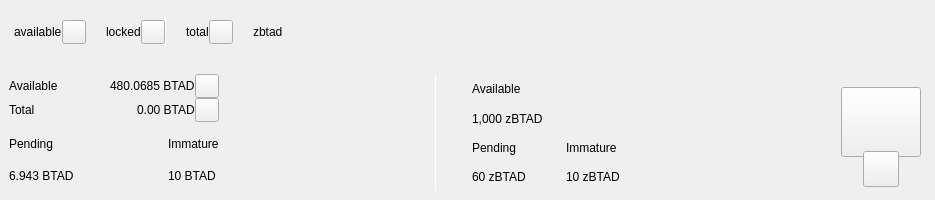
<?xml version="1.0" encoding="UTF-8"?>
<ui version="4.0">
 <class>TopBar</class>
 <widget class="QWidget" name="TopBar">
  <property name="geometry">
   <rect>
    <x>0</x>
    <y>0</y>
    <width>935</width>
    <height>200</height>
   </rect>
  </property>
  <property name="minimumSize">
   <size>
    <width>0</width>
    <height>200</height>
   </size>
  </property>
  <property name="maximumSize">
   <size>
    <width>16777215</width>
    <height>200</height>
   </size>
  </property>
  <property name="windowTitle">
   <string>Form</string>
  </property>
  <layout class="QVBoxLayout" name="verticalLayout_10" stretch="0">
   <property name="spacing">
    <number>0</number>
   </property>
   <property name="leftMargin">
    <number>0</number>
   </property>
   <property name="topMargin">
    <number>0</number>
   </property>
   <property name="rightMargin">
    <number>0</number>
   </property>
   <property name="bottomMargin">
    <number>0</number>
   </property>
   <item>
    <widget class="PFBorderImage" name="containerTop">
     <layout class="QVBoxLayout" name="verticalLayout_11">
      <property name="spacing">
       <number>0</number>
      </property>
      <property name="leftMargin">
       <number>0</number>
      </property>
      <property name="topMargin">
       <number>0</number>
      </property>
      <property name="rightMargin">
       <number>0</number>
      </property>
      <property name="bottomMargin">
       <number>0</number>
      </property>
      <item>
       <widget class="QWidget" name="top_container_2" native="true">
        <property name="minimumSize">
         <size>
          <width>0</width>
          <height>65</height>
         </size>
        </property>
        <layout class="QHBoxLayout" name="top_container">
         <property name="spacing">
          <number>0</number>
         </property>
         <property name="leftMargin">
          <number>14</number>
         </property>
         <property name="topMargin">
          <number>0</number>
         </property>
         <property name="rightMargin">
          <number>14</number>
         </property>
         <property name="bottomMargin">
          <number>0</number>
         </property>
         <item alignment="Qt::AlignVCenter">
          <widget class="QWidget" name="widgetTopAmount" native="true">
           <property name="sizePolicy">
            <sizepolicy hsizetype="Preferred" vsizetype="Maximum">
             <horstretch>0</horstretch>
             <verstretch>0</verstretch>
            </sizepolicy>
           </property>
           <layout class="QHBoxLayout" name="horizontalLayout_5">
            <property name="spacing">
             <number>0</number>
            </property>
            <property name="leftMargin">
             <number>0</number>
            </property>
            <property name="topMargin">
             <number>0</number>
            </property>
            <property name="rightMargin">
             <number>0</number>
            </property>
            <property name="bottomMargin">
             <number>0</number>
            </property>
            <item alignment="Qt::AlignTop">
             <widget class="QLabel" name="labelAmountTopPiv">
              <property name="minimumSize">
               <size>
                <width>0</width>
                <height>36</height>
               </size>
              </property>
              <property name="styleSheet">
               <string notr="true">padding:0px;margin:0px;</string>
              </property>
              <property name="text">
               <string>available</string>
              </property>
             </widget>
            </item>
            <item>
             <widget class="QPushButton" name="btnIconAvailable">
              <property name="minimumSize">
               <size>
                <width>24</width>
                <height>24</height>
               </size>
              </property>
              <property name="maximumSize">
               <size>
                <width>24</width>
                <height>24</height>
               </size>
              </property>
              <property name="focusPolicy">
               <enum>Qt::NoFocus</enum>
              </property>
              <property name="text">
               <string/>
              </property>
             </widget>
            </item>
            <item>
             <spacer name="horizontalSpacer_11">
              <property name="orientation">
               <enum>Qt::Horizontal</enum>
              </property>
              <property name="sizeType">
               <enum>QSizePolicy::Fixed</enum>
              </property>
              <property name="sizeHint" stdset="0">
               <size>
                <width>20</width>
                <height>20</height>
               </size>
              </property>
             </spacer>
            </item>
            <item>
             <widget class="QLabel" name="labelLockedCoins">
              <property name="text">
               <string>locked</string>
              </property>
             </widget>
            </item>
            <item>
             <widget class="QPushButton" name="btnIconLocked">
              <property name="minimumSize">
               <size>
                <width>24</width>
                <height>24</height>
               </size>
              </property>
              <property name="maximumSize">
               <size>
                <width>24</width>
                <height>24</height>
               </size>
              </property>
              <property name="focusPolicy">
               <enum>Qt::NoFocus</enum>
              </property>
              <property name="text">
               <string/>
              </property>
             </widget>
            </item>
            <item alignment="Qt::AlignVCenter">
             <widget class="QLabel" name="label_16">
              <property name="minimumSize">
               <size>
                <width>1</width>
                <height>30</height>
               </size>
              </property>
              <property name="maximumSize">
               <size>
                <width>1</width>
                <height>30</height>
               </size>
              </property>
              <property name="styleSheet">
               <string notr="true">background-color:white;
padding:0px;
border:none;</string>
              </property>
              <property name="text">
               <string/>
              </property>
             </widget>
            </item>
            <item>
             <spacer name="horizontalSpacer_12">
              <property name="orientation">
               <enum>Qt::Horizontal</enum>
              </property>
              <property name="sizeType">
               <enum>QSizePolicy::Fixed</enum>
              </property>
              <property name="sizeHint" stdset="0">
               <size>
                <width>20</width>
                <height>20</height>
               </size>
              </property>
             </spacer>
            </item>
            <item>
             <widget class="QLabel" name="labelTotalCoins">
              <property name="text">
               <string>total</string>
              </property>
             </widget>
            </item>
            <item>
             <widget class="QPushButton" name="btnIconTotal">
              <property name="minimumSize">
               <size>
                <width>24</width>
                <height>24</height>
               </size>
              </property>
              <property name="maximumSize">
               <size>
                <width>24</width>
                <height>24</height>
               </size>
              </property>
              <property name="focusPolicy">
               <enum>Qt::NoFocus</enum>
              </property>
              <property name="text">
               <string/>
              </property>
             </widget>
            </item>
            <item>
             <spacer name="horizontalSpacer_5">
              <property name="orientation">
               <enum>Qt::Horizontal</enum>
              </property>
              <property name="sizeHint" stdset="0">
               <size>
                <width>20</width>
                <height>20</height>
               </size>
              </property>
             </spacer>
            </item>
            <item alignment="Qt::AlignTop">
             <widget class="QLabel" name="labelAmountTopzPiv">
              <property name="minimumSize">
               <size>
                <width>0</width>
                <height>36</height>
               </size>
              </property>
              <property name="text">
               <string>zbtad</string>
              </property>
             </widget>
            </item>
           </layout>
          </widget>
         </item>
         <item>
          <spacer name="horizontalSpacer">
           <property name="orientation">
            <enum>Qt::Horizontal</enum>
           </property>
           <property name="sizeHint" stdset="0">
            <size>
             <width>40</width>
             <height>20</height>
            </size>
           </property>
          </spacer>
         </item>
         <item>
          <layout class="QHBoxLayout" name="horizontalLayout_4">
           <property name="spacing">
            <number>12</number>
           </property>
           <property name="rightMargin">
            <number>0</number>
           </property>
           <item alignment="Qt::AlignRight">
            <widget class="QWidget" name="layoutSync" native="true">
             <property name="minimumSize">
              <size>
               <width>0</width>
               <height>36</height>
              </size>
             </property>
             <property name="maximumSize">
              <size>
               <width>16777215</width>
               <height>36</height>
              </size>
             </property>
             <layout class="QVBoxLayout" name="verticalLayout_9">
              <property name="leftMargin">
               <number>0</number>
              </property>
              <property name="topMargin">
               <number>0</number>
              </property>
              <property name="rightMargin">
               <number>0</number>
              </property>
              <property name="bottomMargin">
               <number>0</number>
              </property>
              <item>
               <widget class="ExpandableButton" name="pushButtonSync" native="true">
                <property name="minimumSize">
                 <size>
                  <width>36</width>
                  <height>36</height>
                 </size>
                </property>
                <property name="maximumSize">
                 <size>
                  <width>16777215</width>
                  <height>36</height>
                 </size>
                </property>
               </widget>
              </item>
             </layout>
            </widget>
           </item>
           <item>
            <widget class="ExpandableButton" name="pushButtonMint" native="true">
             <property name="minimumSize">
              <size>
               <width>36</width>
               <height>36</height>
              </size>
             </property>
            </widget>
           </item>
           <item>
            <widget class="ExpandableButton" name="pushButtonStack" native="true">
             <property name="minimumSize">
              <size>
               <width>36</width>
               <height>36</height>
              </size>
             </property>
            </widget>
           </item>
           <item>
            <widget class="ExpandableButton" name="pushButtonColdStaking" native="true">
             <property name="minimumSize">
              <size>
               <width>36</width>
               <height>36</height>
              </size>
             </property>
            </widget>
           </item>
           <item>
            <widget class="ExpandableButton" name="pushButtonConnection" native="true">
             <property name="minimumSize">
              <size>
               <width>36</width>
               <height>36</height>
              </size>
             </property>
            </widget>
           </item>
           <item>
            <widget class="ExpandableButton" name="pushButtonLock" native="true">
             <property name="sizePolicy">
              <sizepolicy hsizetype="Expanding" vsizetype="Expanding">
               <horstretch>0</horstretch>
               <verstretch>0</verstretch>
              </sizepolicy>
             </property>
             <property name="minimumSize">
              <size>
               <width>36</width>
               <height>0</height>
              </size>
             </property>
            </widget>
           </item>
           <item>
            <widget class="ExpandableButton" name="pushButtonTheme" native="true">
             <property name="minimumSize">
              <size>
               <width>36</width>
               <height>36</height>
              </size>
             </property>
             <property name="maximumSize">
              <size>
               <width>16777215</width>
               <height>36</height>
              </size>
             </property>
            </widget>
           </item>
           <item>
            <widget class="ExpandableButton" name="pushButtonFAQ" native="true">
             <property name="minimumSize">
              <size>
               <width>36</width>
               <height>36</height>
              </size>
             </property>
            </widget>
           </item>
          </layout>
         </item>
        </layout>
       </widget>
      </item>
      <item>
       <widget class="QWidget" name="bottom_container" native="true">
        <property name="minimumSize">
         <size>
          <width>0</width>
          <height>135</height>
         </size>
        </property>
        <layout class="QHBoxLayout" name="horizontalLayout_7">
         <item>
          <layout class="QVBoxLayout" name="verticalLayout_13">
           <property name="rightMargin">
            <number>0</number>
           </property>
           <item>
            <layout class="QVBoxLayout" name="verticalLayout_2">
             <property name="spacing">
              <number>0</number>
             </property>
             <item>
              <layout class="QHBoxLayout" name="horizontalLayout_6">
               <item>
                <widget class="QLabel" name="labelTitle1">
                 <property name="text">
                  <string>Available</string>
                 </property>
                </widget>
               </item>
               <item>
                <spacer name="horizontalSpacer_7">
                 <property name="orientation">
                  <enum>Qt::Horizontal</enum>
                 </property>
                 <property name="sizeHint" stdset="0">
                  <size>
                   <width>40</width>
                   <height>20</height>
                  </size>
                 </property>
                </spacer>
               </item>
               <item>
                <widget class="QLabel" name="labelAmountPiv">
                 <property name="text">
                  <string>480.0685 BTAD</string>
                 </property>
                </widget>
               </item>
               <item>
                <widget class="QPushButton" name="btnIconAvailable2">
                 <property name="minimumSize">
                  <size>
                   <width>24</width>
                   <height>24</height>
                  </size>
                 </property>
                 <property name="maximumSize">
                  <size>
                   <width>24</width>
                   <height>24</height>
                  </size>
                 </property>
                 <property name="text">
                  <string/>
                 </property>
                </widget>
               </item>
              </layout>
             </item>
             <item>
              <layout class="QHBoxLayout" name="horizontalLayout_3">
               <item>
                <widget class="QLabel" name="labelCoinsTotal">
                 <property name="text">
                  <string>Total</string>
                 </property>
                </widget>
               </item>
               <item>
                <spacer name="horizontalSpacer_6">
                 <property name="orientation">
                  <enum>Qt::Horizontal</enum>
                 </property>
                 <property name="sizeHint" stdset="0">
                  <size>
                   <width>40</width>
                   <height>20</height>
                  </size>
                 </property>
                </spacer>
               </item>
               <item>
                <widget class="QLabel" name="labelAmountBTAD">
                 <property name="text">
                  <string>0.00 BTAD</string>
                 </property>
                </widget>
               </item>
               <item>
                <widget class="QPushButton" name="btnIconTotal2">
                 <property name="minimumSize">
                  <size>
                   <width>24</width>
                   <height>24</height>
                  </size>
                 </property>
                 <property name="maximumSize">
                  <size>
                   <width>24</width>
                   <height>24</height>
                  </size>
                 </property>
                 <property name="text">
                  <string/>
                 </property>
                </widget>
               </item>
              </layout>
             </item>
            </layout>
           </item>
           <item>
            <layout class="QVBoxLayout" name="verticalLayout_7">
             <property name="spacing">
              <number>0</number>
             </property>
             <property name="leftMargin">
              <number>0</number>
             </property>
             <property name="rightMargin">
              <number>0</number>
             </property>
             <item>
              <layout class="QHBoxLayout" name="horizontalLayout_2">
               <property name="spacing">
                <number>0</number>
               </property>
               <item>
                <layout class="QVBoxLayout" name="verticalLayout_3">
                 <item>
                  <widget class="QLabel" name="labelTitle3">
                   <property name="text">
                    <string>Pending</string>
                   </property>
                  </widget>
                 </item>
                 <item>
                  <widget class="QLabel" name="labelPendingPiv">
                   <property name="text">
                    <string>6.943 BTAD</string>
                   </property>
                  </widget>
                 </item>
                </layout>
               </item>
               <item>
                <spacer name="horizontalSpacer_3">
                 <property name="orientation">
                  <enum>Qt::Horizontal</enum>
                 </property>
                 <property name="sizeType">
                  <enum>QSizePolicy::Expanding</enum>
                 </property>
                 <property name="sizeHint" stdset="0">
                  <size>
                   <width>40</width>
                   <height>20</height>
                  </size>
                 </property>
                </spacer>
               </item>
               <item>
                <layout class="QVBoxLayout" name="verticalLayout_4">
                 <item>
                  <widget class="QLabel" name="labelTitle4">
                   <property name="text">
                    <string>Immature</string>
                   </property>
                  </widget>
                 </item>
                 <item>
                  <widget class="QLabel" name="labelImmaturePiv">
                   <property name="text">
                    <string>10 BTAD</string>
                   </property>
                  </widget>
                 </item>
                </layout>
               </item>
              </layout>
             </item>
            </layout>
           </item>
          </layout>
         </item>
         <item>
          <spacer name="horizontalSpacer_8">
           <property name="orientation">
            <enum>Qt::Horizontal</enum>
           </property>
           <property name="sizeHint" stdset="0">
            <size>
             <width>40</width>
             <height>20</height>
            </size>
           </property>
          </spacer>
         </item>
         <item>
          <widget class="QLabel" name="label_9">
           <property name="minimumSize">
            <size>
             <width>1</width>
             <height>100</height>
            </size>
           </property>
           <property name="maximumSize">
            <size>
             <width>1</width>
             <height>16777215</height>
            </size>
           </property>
           <property name="styleSheet">
            <string notr="true">background-color:white;
padding:0px;
border:none;</string>
           </property>
           <property name="text">
            <string/>
           </property>
          </widget>
         </item>
         <item>
          <layout class="QVBoxLayout" name="verticalLayout_8">
           <property name="spacing">
            <number>0</number>
           </property>
           <property name="leftMargin">
            <number>30</number>
           </property>
           <item>
            <layout class="QVBoxLayout" name="verticalLayout">
             <item>
              <widget class="QLabel" name="labelTitle2">
               <property name="text">
                <string>Available</string>
               </property>
              </widget>
             </item>
             <item>
              <widget class="QLabel" name="labelAmountzPiv">
               <property name="text">
                <string>1,000 zBTAD</string>
               </property>
              </widget>
             </item>
            </layout>
           </item>
           <item>
            <layout class="QHBoxLayout" name="horizontalLayout">
             <property name="spacing">
              <number>0</number>
             </property>
             <item>
              <layout class="QVBoxLayout" name="verticalLayout_5">
               <item>
                <widget class="QLabel" name="labelTitle5">
                 <property name="text">
                  <string>Pending</string>
                 </property>
                </widget>
               </item>
               <item>
                <widget class="QLabel" name="labelPendingzPiv">
                 <property name="text">
                  <string>60 zBTAD</string>
                 </property>
                </widget>
               </item>
              </layout>
             </item>
             <item>
              <spacer name="horizontalSpacer_4">
               <property name="orientation">
                <enum>Qt::Horizontal</enum>
               </property>
               <property name="sizeType">
                <enum>QSizePolicy::Fixed</enum>
               </property>
               <property name="sizeHint" stdset="0">
                <size>
                 <width>40</width>
                 <height>20</height>
                </size>
               </property>
              </spacer>
             </item>
             <item>
              <layout class="QVBoxLayout" name="verticalLayout_6">
               <item>
                <widget class="QLabel" name="labelTitle6">
                 <property name="text">
                  <string>Immature</string>
                 </property>
                </widget>
               </item>
               <item>
                <widget class="QLabel" name="labelImmaturezPiv">
                 <property name="text">
                  <string>10 zBTAD</string>
                 </property>
                </widget>
               </item>
              </layout>
             </item>
            </layout>
           </item>
          </layout>
         </item>
         <item>
          <spacer name="horizontalSpacer_2">
           <property name="orientation">
            <enum>Qt::Horizontal</enum>
           </property>
           <property name="sizeHint" stdset="0">
            <size>
             <width>40</width>
             <height>20</height>
            </size>
           </property>
          </spacer>
         </item>
         <item>
          <widget class="QWidget" name="qrContainer" native="true">
           <property name="sizePolicy">
            <sizepolicy hsizetype="Preferred" vsizetype="Minimum">
             <horstretch>0</horstretch>
             <verstretch>0</verstretch>
            </sizepolicy>
           </property>
           <property name="minimumSize">
            <size>
             <width>90</width>
             <height>110</height>
            </size>
           </property>
           <property name="maximumSize">
            <size>
             <width>90</width>
             <height>110</height>
            </size>
           </property>
           <layout class="QVBoxLayout" name="containerQR">
            <property name="spacing">
             <number>0</number>
            </property>
            <property name="leftMargin">
             <number>5</number>
            </property>
            <property name="topMargin">
             <number>10</number>
            </property>
            <property name="rightMargin">
             <number>5</number>
            </property>
            <property name="bottomMargin">
             <number>0</number>
            </property>
            <item>
             <widget class="QPushButton" name="btnQr">
              <property name="minimumSize">
               <size>
                <width>70</width>
                <height>70</height>
               </size>
              </property>
              <property name="maximumSize">
               <size>
                <width>16777215</width>
                <height>70</height>
               </size>
              </property>
              <property name="focusPolicy">
               <enum>Qt::NoFocus</enum>
              </property>
              <property name="text">
               <string/>
              </property>
              <property name="iconSize">
               <size>
                <width>70</width>
                <height>70</height>
               </size>
              </property>
             </widget>
            </item>
            <item>
             <spacer name="verticalSpacer">
              <property name="orientation">
               <enum>Qt::Vertical</enum>
              </property>
              <property name="sizeType">
               <enum>QSizePolicy::Fixed</enum>
              </property>
              <property name="sizeHint" stdset="0">
               <size>
                <width>20</width>
                <height>20</height>
               </size>
              </property>
             </spacer>
            </item>
            <item alignment="Qt::AlignHCenter|Qt::AlignBottom">
             <widget class="QPushButton" name="pushButtonQR">
              <property name="minimumSize">
               <size>
                <width>36</width>
                <height>36</height>
               </size>
              </property>
              <property name="maximumSize">
               <size>
                <width>36</width>
                <height>36</height>
               </size>
              </property>
              <property name="focusPolicy">
               <enum>Qt::NoFocus</enum>
              </property>
              <property name="text">
               <string/>
              </property>
             </widget>
            </item>
           </layout>
          </widget>
         </item>
        </layout>
       </widget>
      </item>
     </layout>
    </widget>
   </item>
  </layout>
 </widget>
 <customwidgets>
  <customwidget>
   <class>ExpandableButton</class>
   <extends>QWidget</extends>
   <header>qt/BitcoinAdult/expandablebutton.h</header>
   <container>1</container>
  </customwidget>
  <customwidget>
   <class>PFBorderImage</class>
   <extends>QFrame</extends>
   <header>qt/BitcoinAdult/pfborderimage.h</header>
   <container>1</container>
  </customwidget>
 </customwidgets>
 <resources/>
 <connections/>
</ui>
